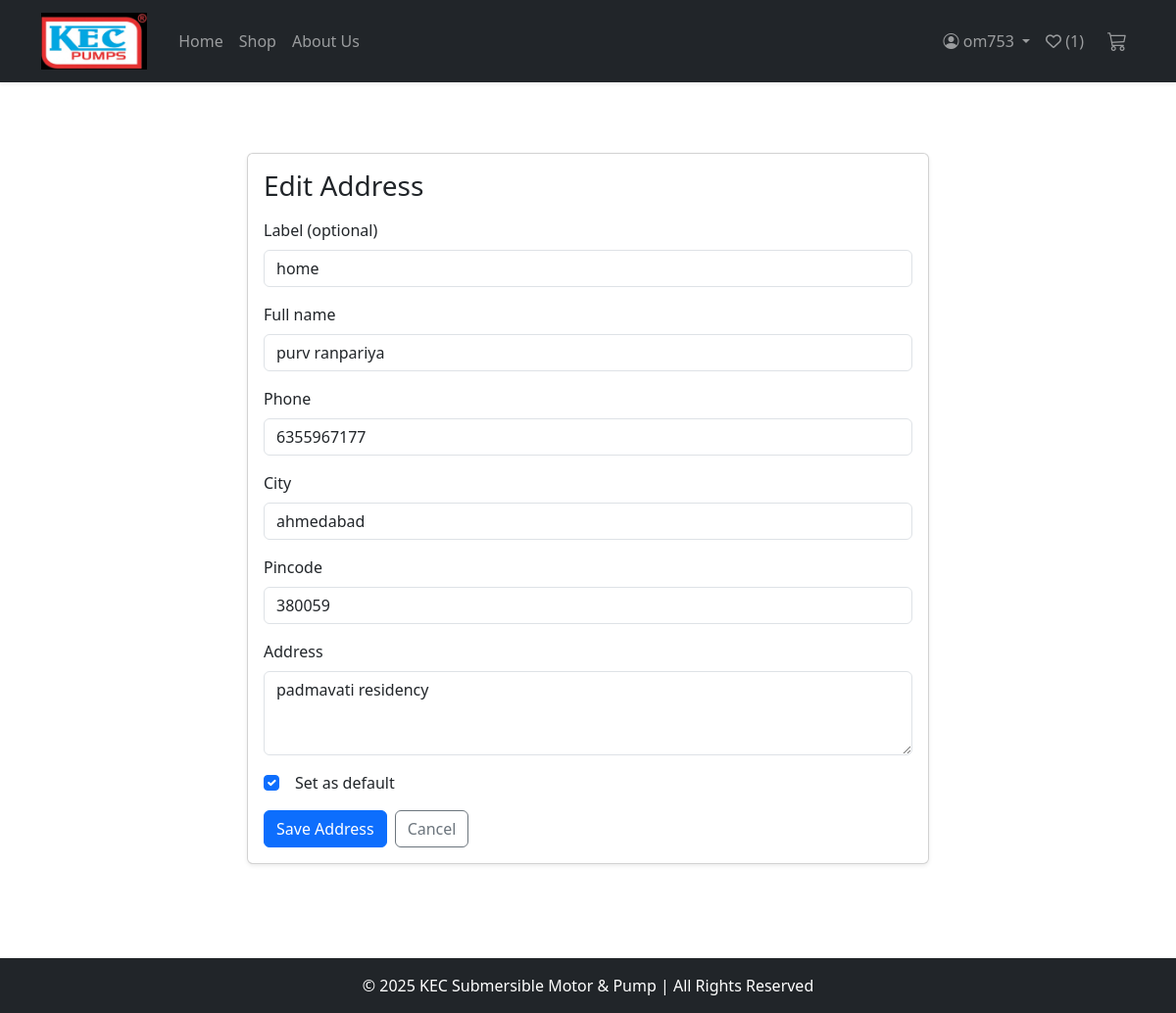
/profile/edit-address/4/ (signed in), run on the app's committed database.
### store/models.py (models this page shows, shortened)
class Address(models.Model):
    user = models.ForeignKey(User, on_delete=models.CASCADE, related_name='addresses')
    label = models.CharField(max_length=100, blank=True, help_text="e.g. Home / Office")
    full_name = models.CharField(max_length=200)
    phone = models.CharField(max_length=20)
    address_line = models.TextField()
    city = models.CharField(max_length=100)
    pincode = models.CharField(max_length=20)
    is_default = models.BooleanField(default=False)
    created_at = models.DateTimeField(auto_now_add=True)
    class Meta:
        ordering = ['-is_default', '-created_at']

### store/views.py (the view)
# urls.py: path('profile/edit-address/<int:address_id>/', views.edit_address, name='edit_address'),
@login_required
def edit_address(request, address_id):
    address = get_object_or_404(Address, id=address_id, user=request.user)
    if request.method == 'POST':
        form = AddressForm(request.POST, instance=address)
        if form.is_valid():
            addr = form.save(commit=False)
            addr.user = request.user
            if addr.is_default:
                Address.objects.filter(user=request.user, is_default=True).exclude(id=addr.id).update(is_default=False)
            addr.save()
            messages.success(request, "Address updated successfully.")
            return redirect('store:profile')
        else:
            messages.error(request, "Please fix the errors below.")
    else:
        form = AddressForm(instance=address)
    return render(request, 'store/edit_address.html', {'form': form, 'address': address})

### store/forms.py
class AddressForm(forms.ModelForm):
    class Meta:
        model = Address
        fields = ['label', 'full_name', 'phone', 'address_line', 'city', 'pincode', 'is_default']
        widgets = {
            'label': forms.TextInput(attrs={'class': 'form-control', 'placeholder': 'Home / Office (optional)'}),
            'full_name': forms.TextInput(attrs={'class': 'form-control'}),
            'phone': forms.TextInput(attrs={'class': 'form-control'}),
            'address_line': forms.Textarea(attrs={'class': 'form-control', 'rows': 3}),
            'city': forms.TextInput(attrs={'class': 'form-control'}),
            'pincode': forms.TextInput(attrs={'class': 'form-control'}),
            'is_default': forms.CheckboxInput(attrs={'class': 'form-check-input'}),
        }

### store/context_processors.py (called while the page is built)
def wishlist_count(request):
    if request.user.is_authenticated:
        count = Wishlist.objects.filter(user=request.user).count()
    else:
        count = 0
    return {'wishlist_count': count}

### store/templates/store/edit_address.html (shortened to what this page needs)
{% extends 'store/base.html' %}
{% block content %}
<div class="container py-5" style="max-width:720px;">
  <div class="card shadow-sm">
    <div class="card-body">
      <h3 class="mb-3">Edit Address</h3>
      <form method="post">
        <div class="mb-3">
          <label class="form-label">Label (optional)</label>
          {{ form.label }}
        </div>
        <div class="mb-3">
          <label class="form-label">Full name</label>
          {{ form.full_name }}
        </div>
        <div class="mb-3">
          <label class="form-label">Phone</label>
          {{ form.phone }}
        </div>
        <div class="mb-3">
          <label class="form-label">City</label>
          {{ form.city }}
        </div>
        <div class="mb-3">
          <label class="form-label">Pincode</label>
          {{ form.pincode }}
        </div>
        <div class="mb-3">
          <label class="form-label">Address</label>
          {{ form.address_line }}
        </div>
        <div class="form-check mb-3">
          {{ form.is_default }} <label class="form-check-label ms-2">Set as default</label>
        </div>
        <div class="d-flex gap-2">
          <button class="btn btn-primary" type="submit">Save Address</button>
          <a class="btn btn-outline-secondary" href="{% url 'store:profile' %}">Cancel</a>
        </div>
      </form>
    </div>
  </div>
</div>
{% endblock %}

### store/templates/store/base.html (shortened to what this page needs)
<!DOCTYPE html>
<html lang="en">
<head>
    {% load static %}
    <link href="https://cdn.jsdelivr.net/npm/bootstrap@5.3.2/dist/css/bootstrap.min.css" rel="stylesheet">
    <link rel="stylesheet" href="{% static 'store/css/style.css' %}">
    <link rel="stylesheet" href="https://cdn.jsdelivr.net/npm/bootstrap-icons@1.11.1/font/bootstrap-icons.css">
    <link rel="stylesheet" href="https://cdnjs.cloudflare.com/ajax/libs/font-awesome/6.5.1/css/all.min.css">
</head>
<body>
{% load static %}
<nav class="navbar navbar-expand-lg navbar-dark bg-dark shadow-sm">
  <div class="container">
    <a class="navbar-brand d-flex align-items-center" href="{% url 'store:home' %}">
      <img src="{% static 'store/images/KEC_logo.jpg' %}" alt="KEC Logo"
           style="height:58px; width:auto; object-fit:contain;" class="me-2">
    </a>
    <div class="collapse navbar-collapse" id="kecNavbar">
      <ul class="navbar-nav me-auto mb-2 mb-lg-0">
        <li class="nav-item">
          <a class="nav-link {% if request.path == '/' %}active{% endif %}" href="{% url 'store:home' %}">Home</a>
        </li>
        <li class="nav-item">
          {% if request.path == '/shop/' or request.path|slice:"0:6" == '/shop/' %}
            <a class="nav-link active" href="{% url 'store:shop' %}">Shop</a>
          {% else %}
            <a class="nav-link" href="{% url 'store:shop' %}">Shop</a>
          {% endif %}
        </li>
        <li class="nav-item">
          <a class="nav-link" href="#">About Us</a>
        </li>
      </ul>
      <ul class="navbar-nav ms-auto mb-2 mb-lg-0 align-items-center">
        {% if user.is_authenticated %}
          <li class="nav-item dropdown">
            <a class="nav-link dropdown-toggle" href="#" id="userDropdown" role="button" data-bs-toggle="dropdown" aria-expanded="false">
              <i class="bi bi-person-circle"></i> {{ user.username }}
            </a>
          </li>
          <a href="{% url 'store:wishlist' %}" class="nav-link">
              <i class="far fa-heart"></i>
              {% if user.is_authenticated %}
                  (<span id="wishlist-count">{{ wishlist_count }}</span>)
              {% endif %}
          </a>
        {% endif %}
        <li class="nav-item ms-2">
          <a class="nav-link position-relative" href="{% url 'store:cart_detail' %}" title="View cart">
            <i class="bi bi-cart3 fs-5"></i>
          </a>
        </li>
      </ul>
    </div>
  </div>
</nav>
<div class="container mt-4">
    {% block content %}{% endblock %}
</div>
<footer class="bg-dark text-white text-center p-3 mt-5">
    <p class="mb-0">© 2025 KEC Submersible Motor & Pump | All Rights Reserved</p>
</footer>
</body>
</html>

### store/static/store/css/style.css (style rules this page uses)
.navbar-brand img { max-height: 60px; width: auto; object-fit: contain; }

### data on the page
Address: label "home", full_name "purv ranpariya", phone "6355967177", city "ahmedabad", pincode "380059", address_line "padmavati residency", is_default "☑"

### other printed values
{{ user.username }} "om753"
{{ wishlist_count }} "1"
